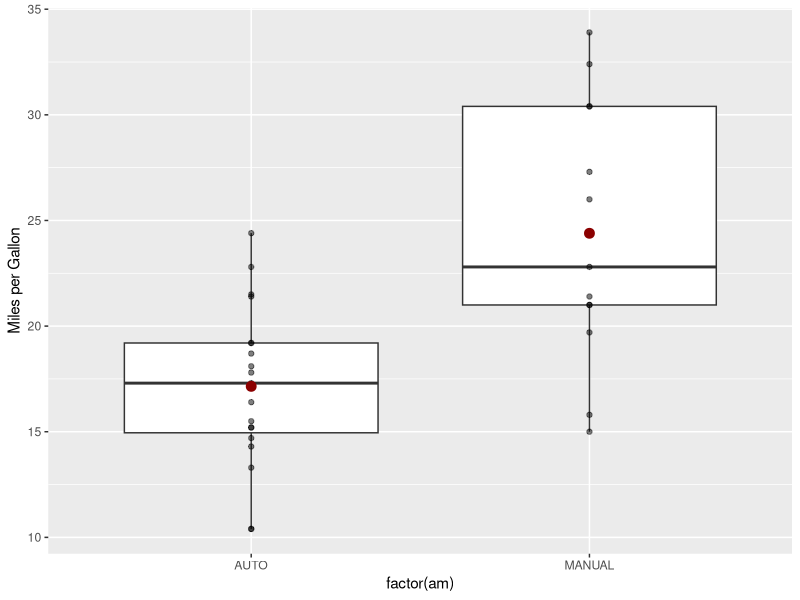
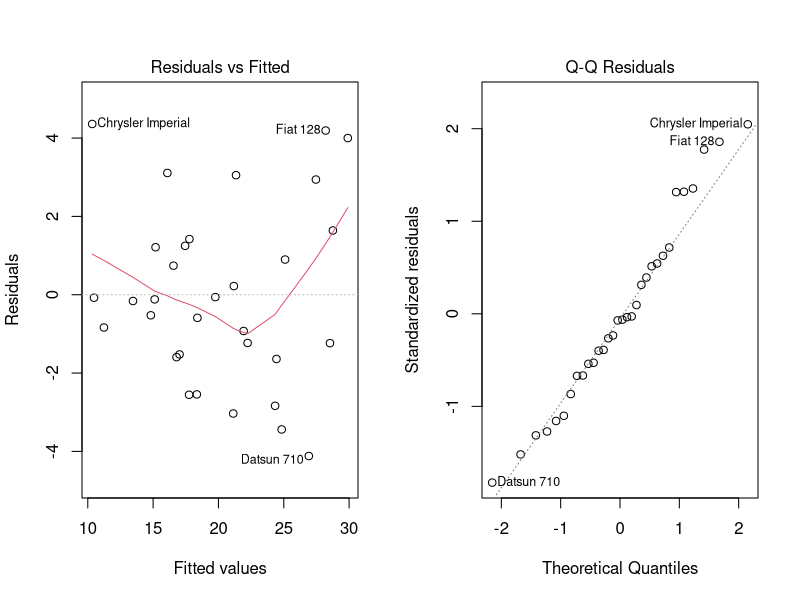
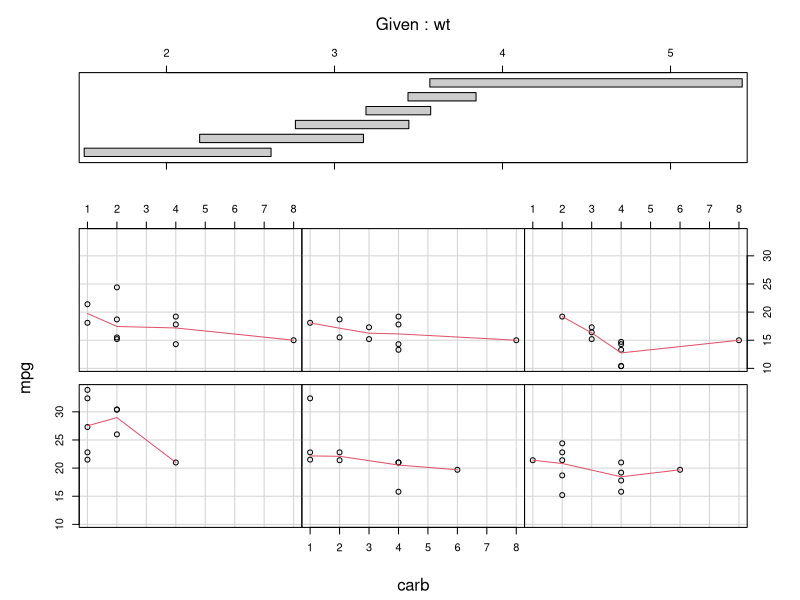

Recreate these plots in R, in order.
## ---- chunk 1
library(car); library(ggplot2); data(mtcars); correlationMatrix <- cor(mtcars);
vifs <- vif(lm(mpg ~ ., data = mtcars))
options(width=120); library(dplyr, warn.conflicts = F)
names <- as.data.frame(row.names(mtcars)); colnames(names) <- c("name");
mtcars <- mutate(bind_cols(names, mtcars), am = factor(am, labels =c("AUTO","MANUAL")))
mtcars <- mutate(mtcars, vs = factor(vs, labels =c("VEE","STRAIGHT")))
## ---- chunk 2
g <- ggplot(mtcars, aes(x=factor(am), y=mpg))  + geom_boxplot() + geom_point(alpha = 0.5)
g <- g + stat_summary(fun.y = mean, geom="point",colour="darkred", size=3)
print(g + ylab("Miles per Gallon"))
## ---- chunk 3
correlationMatrix["mpg",-1]
## ---- chunk 4
vifs
## ---- chunk 5
fitam <- lm(mpg ~ am, data = mtcars)
## ---- chunk 6
fitam_wt <- lm(mpg ~ am + wt, data = mtcars)
fitam_wt_cyl <- update(fitam_wt, mpg ~ am + wt + cyl)
fitam_wt_cyl_hp <- update(fitam_wt_cyl, mpg ~ am + wt + cyl + hp)
#P-values of fitam VS fitam_wt VS fitam_wt_cyl
anova(fitam, fitam_wt, fitam_wt_cyl, fitam_wt_cyl_hp)["Pr(>F)"]
vifs['hp']
## ---- chunk 7
fitam_wt_carb_qsec <- update(fitam_wt, mpg ~ am + wt + carb + qsec)
anova(fitam, fitam_wt, fitam_wt_carb_qsec)
## ---- chunk 8
summary(fitam_wt_carb_qsec)$coefficients
## ---- chunk 9
summary(fitam_wt_carb_qsec)$adj.r.squared
## ---- chunk 10
par(mfrow=c(1,2))
plot(fitam_wt_carb_qsec, which=1)
plot(fitam_wt_carb_qsec, which=2)
## ---- chunk 11
coeff <- summary(fitam_wt_carb_qsec)$coefficients
delta <- coeff[2,1] + c(-1,1) * qt(.975,df = fitam_wt_carb_qsec$df) * coeff[2,2]
delta
## ---- chunk 12
coeff[2,1]
## ---- chunk 13
coplot(mpg ~ carb | wt,panel=panel.smooth, mtcars)
